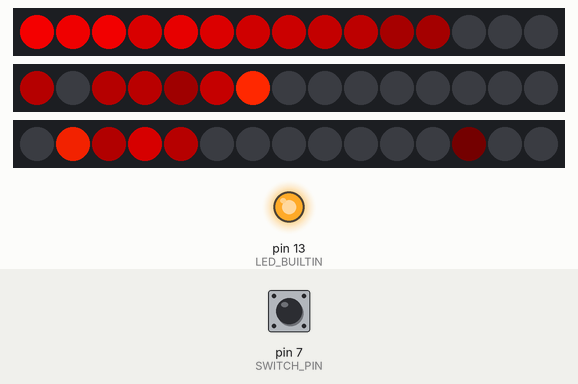
A sketch run on a simulated Arduino Uno, built with avr-gcc and run on an emulated ATmega328P. Shown: 3 × 15 RGB LEDs in strip order, left to right, output pins drawn as LEDs (lit = HIGH). The test bench sets the inputs (shaded band); at power-on: pin 7 (SWITCH_PIN) HIGH. Dim RGB values are drawn brighter than linear; random numbers use the default seed unless the sketch sets one.

Above: at 2.2 s.
2.3 s: pin 7 (SWITCH_PIN) pulled LOW for 1 s
At 2.93 s:
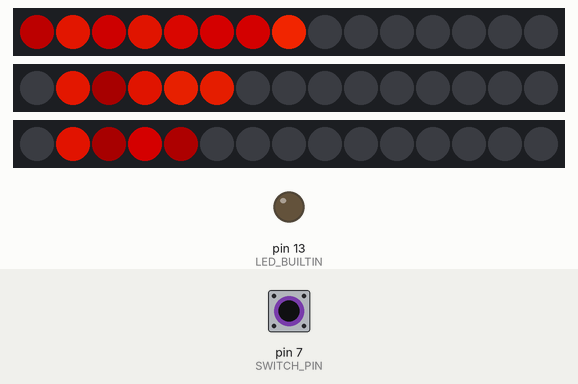
4.8 s: pin 7 (SWITCH_PIN) pulled LOW for 1 s
At 5.53 s:
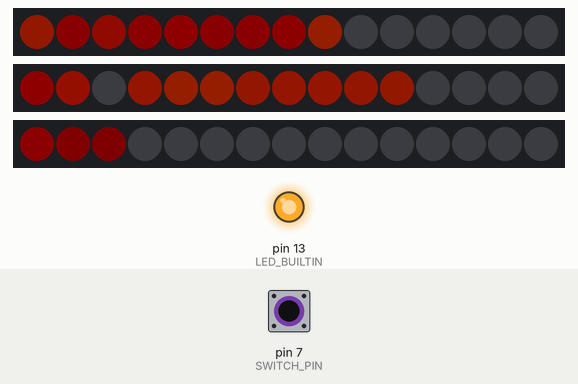
7.3 s: pin 7 (SWITCH_PIN) pulled LOW for 3.2 s
At 11.2 s:
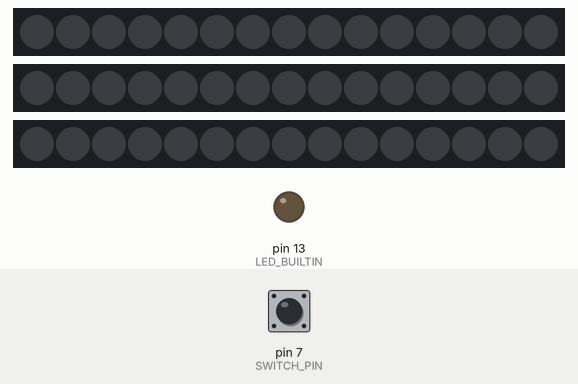
Timing chart, 0 to 12.7 s (numbered marks = the images above; inputs shaded):
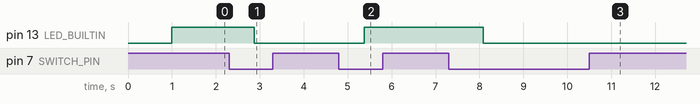

Measured:
- after the input at 2.3 s, pin 13 (LED_BUILTIN): HIGH → LOW after 0.58 s
- after the input at 4.8 s, pin 13 (LED_BUILTIN): LOW → HIGH after 0.58 s
- after the input at 7.3 s, pin 13 (LED_BUILTIN): HIGH → LOW after 0.79 s

The sketch:

kagaribi_with_long_switch.ino
```cpp
#include "FastLED.h"

// ピン定義
#define DATA_PIN_1    4
#define DATA_PIN_2    5
#define DATA_PIN_3    6
#define SWITCH_PIN    7

#define LED_TYPE    WS2812
#define COLOR_ORDER GRB
#define NUM_LEDS 15
#define lighting_PER_SECOND 10

CRGB leds1[NUM_LEDS];
CRGB leds2[NUM_LEDS];
CRGB leds3[NUM_LEDS];

CRGBPalette16 gPal;

int BRIGHTNESS = 255;
int scaleVol = 240;
int SPARKING = 120;
int COOLING = 25;
bool gReverseDirection = false;

// トグル制御用
bool ledOn = true;
bool lastButtonState = HIGH;

// 長押し検出用
unsigned long buttonPressStartTime = 0;
bool buttonPressDetected = false;
const unsigned long LONG_PRESS_TIME = 500; // 0.5秒

// フェード制御用
uint8_t currentBrightness = 220;  // 現在の明るさ
uint8_t targetBrightness = 220;   // 目標の明るさ
bool isFading = false;            // フェード中かどうか

struct FlameData {
  uint8_t heat[NUM_LEDS];
  uint8_t flameHeight;
  uint8_t targetHeight;
  uint8_t heightTimer;
  uint8_t phaseOffset;
};

FlameData flame1, flame2, flame3;

void setup() {
  delay(1000);

  pinMode(SWITCH_PIN, INPUT_PULLUP);
  pinMode(LED_BUILTIN, OUTPUT);
  digitalWrite(LED_BUILTIN, HIGH);

  FastLED.addLeds<LED_TYPE, DATA_PIN_1, COLOR_ORDER>(leds1, NUM_LEDS).setCorrection(TypicalLEDStrip);
  FastLED.addLeds<LED_TYPE, DATA_PIN_2, COLOR_ORDER>(leds2, NUM_LEDS).setCorrection(TypicalLEDStrip);
  FastLED.addLeds<LED_TYPE, DATA_PIN_3, COLOR_ORDER>(leds3, NUM_LEDS).setCorrection(TypicalLEDStrip);

  FastLED.setBrightness(BRIGHTNESS);

  flame1.flameHeight = 12;
  flame1.targetHeight = 12;
  flame1.heightTimer = 0;
  flame1.phaseOffset = 0;

  flame2.flameHeight = 10;
  flame2.targetHeight = 14;
  flame2.heightTimer = 17;
  flame2.phaseOffset = 85;

  flame3.flameHeight = 14;
  flame3.targetHeight = 10;
  flame3.heightTimer = 33;
  flame3.phaseOffset = 170;
}

void processFlame(FlameData &flame, CRGB leds[]) {
  flame.heightTimer++;
  // より頻繁に高さを変更（15フレームごと）
  if (flame.heightTimer > 15 + flame.phaseOffset / 10) {
    flame.heightTimer = 0;
    // 高さの範囲を最大化（3〜NUM_LEDSまで）
    flame.targetHeight = random8(3, NUM_LEDS);
  }

  // 高さ変化を高速化（1フレームで最大3段階変化）
  int diff = flame.targetHeight - flame.flameHeight;
  if (diff > 0) {
    flame.flameHeight += min(3, diff);  // 最大3段階上昇
  } else if (diff < 0) {
    flame.flameHeight -= min(3, -diff); // 最大3段階下降
  }

  for (int i = 0; i < NUM_LEDS; i++) {
    if (i >= flame.flameHeight) {
      flame.heat[i] = qsub8(flame.heat[i], random8(40, 80));
    } else {
      flame.heat[i] = qsub8(flame.heat[i], random8(0, COOLING));
    }
  }

  for (int k = NUM_LEDS - 1; k >= 2; k--) {
    if (k < flame.flameHeight) {
      flame.heat[k] = (flame.heat[k - 1] + flame.heat[k - 2] * 2) / 3;
      if (random8(100 + flame.phaseOffset) < 10) {
        flame.heat[k] = qadd8(flame.heat[k], random8(10, 30));
      }
    }
  }

  if (random8() < SPARKING + flame.phaseOffset / 10) {
    int pos = random8(3);
    flame.heat[pos] = qadd8(flame.heat[pos], random8(160, 200));
  }

  for (int i = 0; i < 3; i++) {
    if (flame.heat[i] < 80) {
      flame.heat[i] = 80 + random8(20);
    }
  }

  for (int j = 0; j < NUM_LEDS; j++) {
    uint8_t colorindex = scale8(flame.heat[j], scaleVol);
    if (random8(100) < 5) {
      colorindex = qadd8(colorindex, random8(10));
    }

    CRGB color = ColorFromPalette(gPal, colorindex);

    if (j > flame.flameHeight) {
      color.fadeToBlackBy(200);
    } else if (j == flame.flameHeight) {
      if (random8(100) < 50) {
        color.fadeToBlackBy(random8(0, 128));
      }
    }

    leds[j] = color;
  }

  if (random8(100 + flame.phaseOffset / 2) < 20 && flame.flameHeight < NUM_LEDS - 1) {
    leds[flame.flameHeight] = CRGB(255, 40, 0);
  }
}

void updateFade() {
  if (currentBrightness != targetBrightness) {
    isFading = true;

    // フェード速度（値を変更することで速度調整可能）
    int fadeStep = 10;

    if (currentBrightness < targetBrightness) {
      currentBrightness = min(currentBrightness + fadeStep, targetBrightness);
    } else {
      currentBrightness = max(currentBrightness - fadeStep, targetBrightness);
    }

    FastLED.setBrightness(currentBrightness);

    if (currentBrightness == targetBrightness) {
      isFading = false;
    }
  }
}

void loop() {
  // スイッチチェック
  int buttonState = digitalRead(SWITCH_PIN);

  // ボタンが押された瞬間を検出
  if (buttonState == LOW && lastButtonState == HIGH) {
    buttonPressStartTime = millis();
    buttonPressDetected = false;
  }

  // ボタンが押されている間
  if (buttonState == LOW && !buttonPressDetected && !isFading) {
    // 長押し時間をチェック
    if ((millis() - buttonPressStartTime) >= LONG_PRESS_TIME) {
      buttonPressDetected = true;
      ledOn = !ledOn;
      digitalWrite(LED_BUILTIN, ledOn ? HIGH : LOW);

      // フェードの目標値を設定
      if (ledOn) {
        targetBrightness = BRIGHTNESS;  // フェードイン
      } else {
        targetBrightness = 0;  // フェードアウト
      }
    }
  }

  // ボタンが離された時
  if (buttonState == HIGH && lastButtonState == LOW) {
    buttonPressDetected = false;
  }

  lastButtonState = buttonState;

  // フェード処理
  updateFade();

  // 完全に消灯している場合は炎の処理をスキップ
  if (currentBrightness == 0) {
    fill_solid(leds1, NUM_LEDS, CRGB::Black);
    fill_solid(leds2, NUM_LEDS, CRGB::Black);
    fill_solid(leds3, NUM_LEDS, CRGB::Black);
    FastLED.show();
    delay(20);
    return;
  }

  // 炎エフェクト
  gPal = CRGBPalette16(
    CRGB::Black,
    CRGB(20, 0, 0),
    CRGB(40, 0, 0),
    CRGB(80, 0, 0),
    CRGB(120, 0, 0),
    CRGB(180, 0, 0),
    CRGB(255, 0, 0),
    CRGB(255, 20, 0),
    CRGB(255, 40, 0),
    CRGB(255, 60, 0),
    CRGB(200, 20, 0),
    CRGB(160, 0, 0),
    CRGB(100, 0, 0),
    CRGB(60, 0, 0),
    CRGB(30, 0, 0),
    CRGB::Black
  );

  processFlame(flame1, leds1);
  processFlame(flame2, leds2);
  processFlame(flame3, leds3);

  random16_add_entropy(random());
  FastLED.show();
  FastLED.delay(1000 / lighting_PER_SECOND);
}
```
